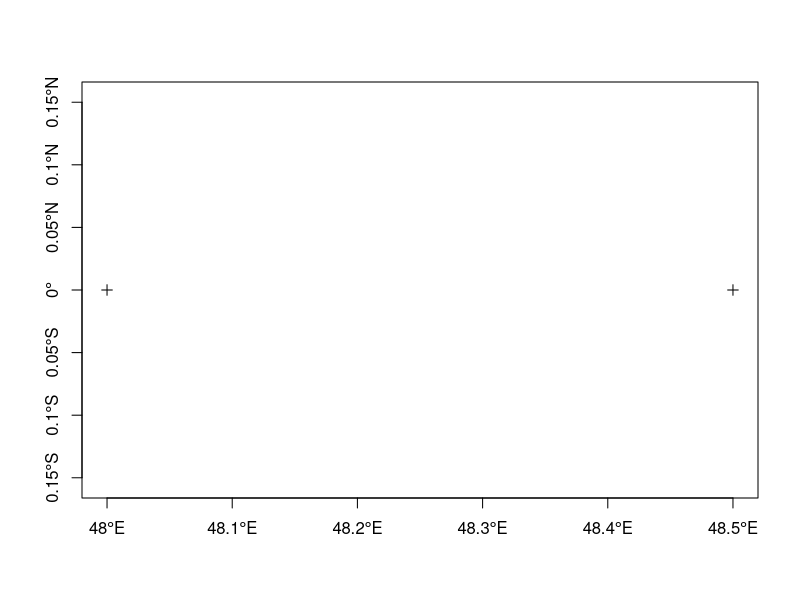

Generate this figure with R:
#install de package in  R , just if you don't have it already
install.packages("sp")
#load the library
library('sp')
#------------------------------------
#Create a matrix with the coordinates
#------------------------------------

#coordinates as vector
coor1=c(48,0)
coor2=c(48.5,0)

#coordinate as matrix
coordinates=rbind(coor1, coor2)

#------------------------------
# data for each coordinate
#-----------------------------
mydata=as.data.frame(rbind("point1", "point1"))

#----------------------------
#Corrdinate referenc system
#----------------------------
#There are to options todefine de CRS
#visit http://spatialreference.org/ref/epsg/wgs-84/

#just with the epsg code
myCRS=CRS("+init=epsg:4326")
#proj4 (recomended)
myCRS=CRS("+proj=longlat +ellps=WGS84 +datum=WGS84 +no_defs")

#--------------------------------------
#built my SpatialPointsDataFrame
#--------------------------------------

mypoints=SpatialPointsDataFrame(coords=coordinates,data=mydata, proj4string = myCRS)

plot(mypoints, axes=TRUE)
